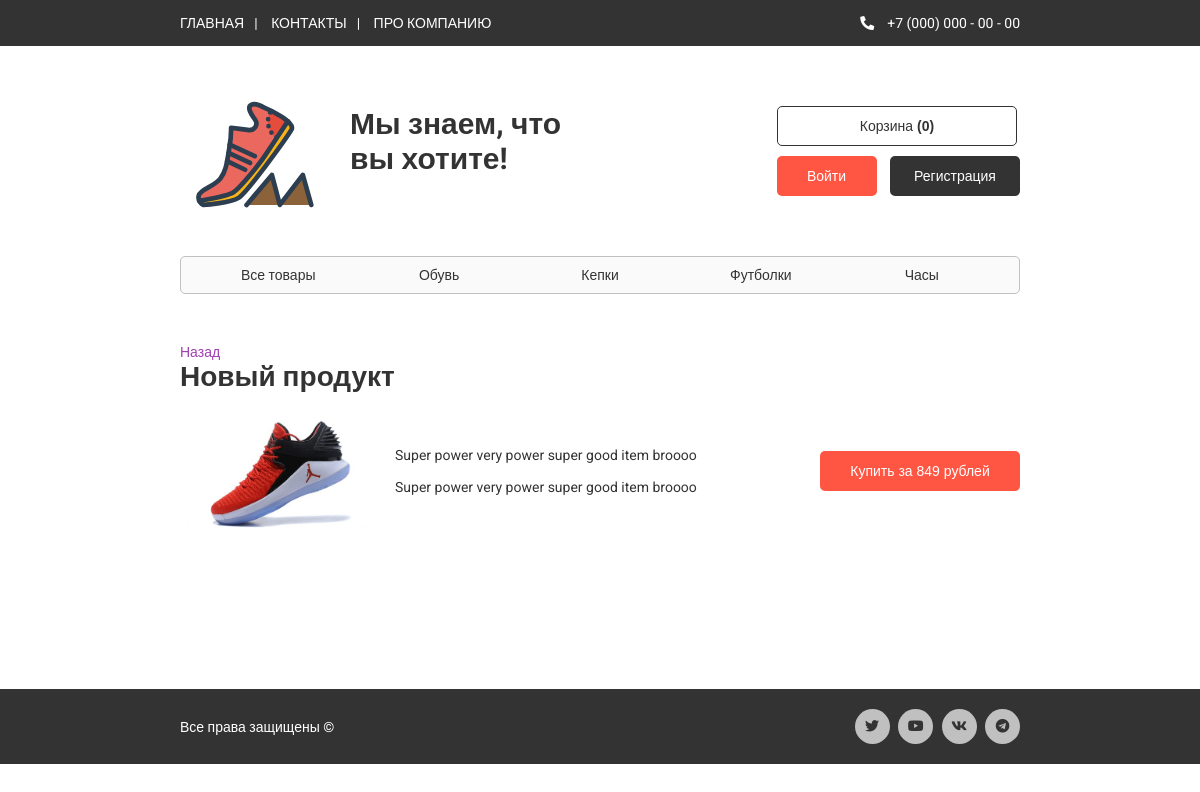
Screenshot of /?url=product/index/18 with the database file from the repository.
### tables this page shows
CREATE TABLE `products` (
  `id` int(11) UNSIGNED NOT NULL,
  `title` varchar(100) NOT NULL,
  `anons` varchar(250) NOT NULL,
  `text` text NOT NULL,
  `img` varchar(50) NOT NULL,
  `price` int(5) UNSIGNED NOT NULL,
  `category` varchar(30) NOT NULL
);

### app/core/Controller.php (called while the page is built, shortened)
<?php
    class Controller {
        protected function view($view, $data = []) {
            require_once 'app/views/' . $view . '.php';
        }
    }

### app/controllers/Product.php (called while the page is built, shortened)
<?php
  class Product extends Controller {
    public function index($id) {
      $product = $this->model('Products');
      $this->view('product/index', $product->getOneProduct($id));
    }
  }

### app/core/App.php (called while the page is built, shortened)
<?php
    class App {
        protected $controller = 'Home';
        protected $method = 'index';
        public function __construct() {
            $url = $this->parseUrl();
            if(file_exists('app/controllers/' . ucfirst($url[0]) . '.php')) {
                $this->controller = ucfirst($url[0]);
                unset($url[0]);
            }
            else if($this->controller != 'app/controllers/') {
                $this->controller = 'Error404';
            }
            $this->controller = new $this->controller;
            if(isset($url[1])) {
                if(method_exists($this->controller, $url[1])) {
                    $this->method = $url[1];
                    unset($url[1]);
                }
                else if($this->method != 'app/views/') {
                    $this->method = 'error_method';
                }
            }
            $this->params = $url ? array_values($url) : [];
            call_user_func_array([$this->controller, $this->method], $this->params);
          }
        public function parseUrl() {
            if(isset($_GET['url'])) {
                return explode('/', filter_var(
                    rtrim($_GET['url'], '/'),
                    FILTER_SANITIZE_STRING));
            }
        }
    }

### index.php (called while the page is built, shortened)
<?php
    $app = new App();

### app/models/Products.php (called while the page is built, shortened)
<?php
  require 'DB.php';
  class Products {
    private $_db = null;
    public function __construct() {
      $this->_db = DB::getInstanse();
    }
    public function getOneProduct($id) {
      $result = $this->_db->query("SELECT * FROM `products` WHERE `id` = '$id'");
      return $result->fetch(PDO::FETCH_ASSOC);
    }
  }

### app/models/DB.php (called while the page is built, shortened)
<?php
  class DB {
    private static $_db = null;
    public static function getInstanse() {
      if(self::$_db == null)
        self::$_db = new PDO('mysql:host=localhost;dbname=ecommerce', 'root', '', [PDO::ATTR_ERRMODE => PDO::ERRMODE_EXCEPTION]);
      return self::$_db;
    }
  }

### app/views/product/index.php (the view, shortened to what this page needs)
<!DOCTYPE html>
<html lang="ru">
<head>
  <link rel="stylesheet" href="/public/css/main.css" charset="utf-8">
  <link rel="stylesheet" href="/public/css/product.css" charset="utf-8">
  <link rel="stylesheet" href="https://use.fontawesome.com/releases/v5.8.2/css/all.css">
</head>
<body>
  <?php require 'public/blocks/header.php' ?>
  <div class="container main">
    <a href="/?url=categories/<?=$data['category']?>">Назад</a>
    <h1><?=$data['title']?></h1>
    <div class="info">
      <div>
        <img src="/public/img/<?=$data['img']?>" alt="<?=$data['title']?>">
      </div>
      <div>
        <p><?=$data['anons']?></p><br>
        <p><?=$data['text']?></p>
      </div>
      <div>
        <form action="/?url=basket" method='post'>
          <button class="btn">Купить за <?=$data['price']?> рублей</button>
        </form>
      </div>
    </div>
  </div>
  <?php require 'public/blocks/footer.php' ?>
</body>
</html>

### public/css/main.css (style rules this page uses)
* { margin: 0; padding: 0; outline: none; }
body { font-size: 14px; font-family: 'Roboto', sans-serif; color: #333; font-weight: 400; background: #fff; }
img { max-width: 100% }
a { color: #a13eb3; text-decoration: none; transition: all 600ms ease; }
.container { padding-left: 15%; padding-right: 15%; width: 70%; }
.btn { width: 130px; height: 40px; background: #333; border-radius: 5px; border: 0; font-size: 14px; margin-left: 10px; color: #fff; cursor: pointer; transition: all 600ms ease; }
.main { margin-top: 50px }

### public/css/product.css (style rules this page uses)
.info { margin-top: 10px; margin-bottom: 150px; display: flex; justify-content: space-between; align-items: center; }
.info img { max-width: 200px; }
.info p { width: 400px; }
.info .btn { width: 200px; background: #ff5644; }

### rows the page displays
products: title "Новый продукт", img (picture), anons "Super power very power super good item broooo", text "Super power very power super good item broooo", price "849"

### other values shown
$basketModel->countItems() "0"
